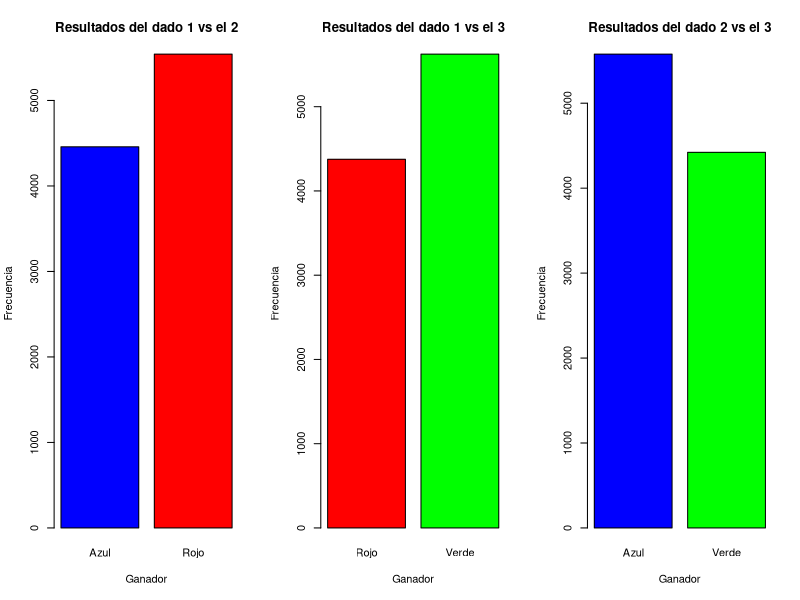
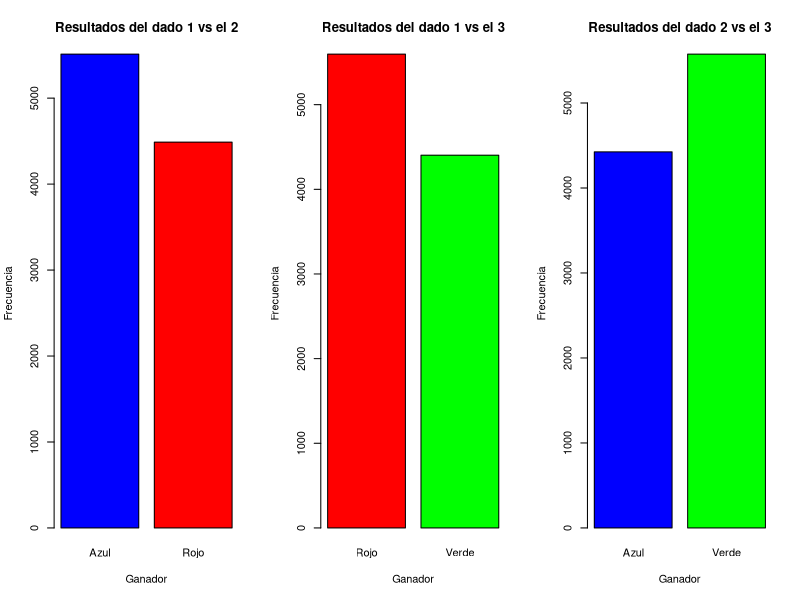
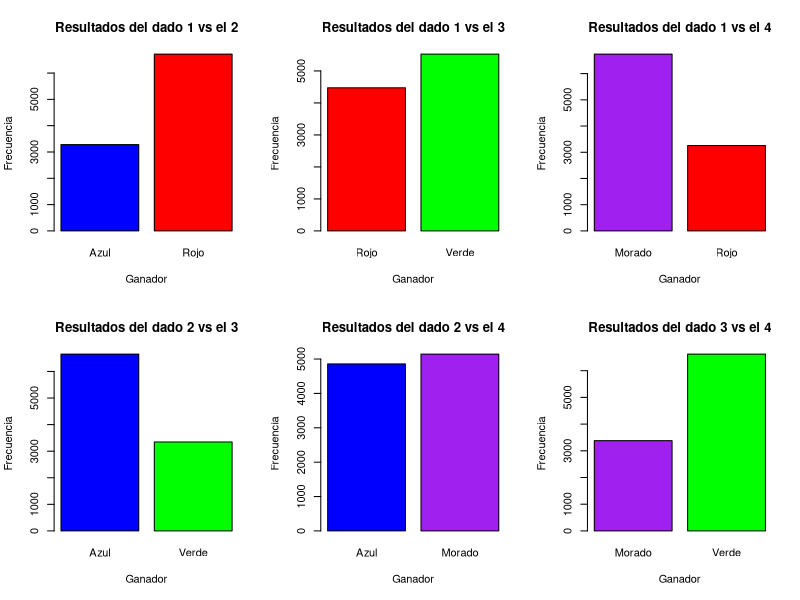

The R script that drew these images, in order:
# +----------------------------------------------------------------------------+
# | CARDUI WORKS v1.0.0
# +----------------------------------------------------------------------------+
# | Copyright (c) 2024 - 2024, CARDUI.COM (www.cardui.com)
# | Vanessa Reteguín <vanessa@reteguin.com>
# | Released under the MIT license
# | www.cardui.com/carduiframework/license/license.txt
# +----------------------------------------------------------------------------+
# | Author.......: Vanessa Retegín <vanessa@reteguin.com>
# | First release: September 28th, 2024
# | Last update..: October 7th, 2024
# | WhatIs.......: Lab report 02 (code) - Intransitivity property in dice game
# +----------------------------------------------------------------------------+
# | Major........: Intelligent Computing Engineering - 3rd Semester
# | Subject......: Descriptive statistics and probability
# | Professor....: José Antonio Guerrero Díaz de León
# +----------------------------------------------------------------------------+
# | Acknowledgements: Many thanks to Dr. José Antonio Guerrero Díaz de León for
# |                   providing sample code for the development of this activity
# +----------------------------------------------------------------------------+

#-----------
# Functions 
#-----------

# Dice pseudoclass
dado<-function(caras,nombre){
   d<-list("caras"=caras,"nom"=nombre)
   class(d)<-"dado"
   return(d)
}

# Print dice faces
print.dado<-function(d){
    cat(d$nom,"\n")
		nc<-length(d$caras)
		cat("╔",rep("═╦",nc-1),"═╗\n",sep="")
		for(i in 1:nc) cat("║",d$caras[i],sep="")
		    cat("║\n")
		    cat("╚",rep("═╩",nc-1),"═╝\n",sep="")
}

# Simulate rolling a dice
tirar<-function(d,n=1){
    s<-sample(d$caras,size=n,replace=TRUE)
    t<-sum(s)
    r<-list("s"=s,"t"=t,"nom"=d$nom)
    return(r)
}

# Comparing dice to determine winner
# (Which die is "better"?)
gana<-function(s1,s2){
   # Determine which die has the highest value
   # If both are equal, determine that "white" won
   res<-ifelse(s1$t<s2$t,s2$nom,
	 ifelse(s1$t>s2$t,s1$nom,"white"))
   return(res)
}

#--------------------------------------------------------------------------------
# Simulation #1
#--------------------------------------------------------------------------------
# Dice got from Wikipedia (Non-transitive dice)
# https://es.wikipedia.org/w/index.php?title=Dados_no_transitivos&oldid=138316145
#--------------------------------------------------------------------------------
dado1<-dado(c(2,2,4,4,9,9),"Rojo")
dado2<-dado(c(1,1,6,6,8,8),"Azul")
dado3<-dado(c(3,3,5,5,7,7),"Verde")

# Declare result history vectors as numeric type
res1vs2<-numeric()
res1vs3<-numeric()
res2vs3<-numeric()

# Run 10000 simulations
for(i in 1:10000){
    # Roll each dice
    s1<-tirar(dado1)
    s2<-tirar(dado2)
    s3<-tirar(dado3)
    
    # Determine which die wins and save it in variable
    r1vs2<-gana(s1, s2)
    r1vs3<-gana(s1, s3)
    r2vs3<-gana(s2, s3)
    
    # Concatenate variable value to history vector
    res1vs2<-c(res1vs2, r1vs2)
    res1vs3<-c(res1vs3, r1vs3)
    res2vs3<-c(res2vs3, r2vs3)
}

# Split the canvas into 3 parts
par(mfrow=c(1,3))

# Get the values of the vectors as strings
str(res1vs2)
str(res1vs3)
str(res2vs3)

# Tabulate historical results data and generate graph
t1vs2 <- table(res1vs2)
barplot(t1vs2, xlab="Ganador", ylab="Frecuencia", main="Resultados del dado 1 vs el 2", col=c("blue", "red", "white"))

t1vs3 <- table(res1vs3)
barplot(t1vs3, xlab="Ganador", ylab="Frecuencia", main="Resultados del dado 1 vs el 3", col=c("red", "green", "white"))

t2vs3 <- table(res2vs3)
barplot(t2vs3, xlab="Ganador", ylab="Frecuencia", main="Resultados del dado 2 vs el 3", col=c("blue", "green", "white"))

#--------------------------------------------------------------------------------
# Simulation #2
#--------------------------------------------------------------------------------
# Data given by the professor (José Antonio Guerrero Díaz de León)
#--------------------------------------------------------------------------------
dado1<-dado(c(1,1,5,5,9,9),"Rojo")
dado2<-dado(c(2,2,6,6,7,7),"Azul")
dado3<-dado(c(3,3,4,4,8,8),"Verde")

# Declare result history vectors as numeric type
res1vs2<-numeric()
res1vs3<-numeric()
res2vs3<-numeric()

# Run 10000 simulations
for(i in 1:10000){
    # Roll each dice
    s1<-tirar(dado1)
    s2<-tirar(dado2)
    s3<-tirar(dado3)
    
    # Determine which die wins and save it in variable
    r1vs2<-gana(s1, s2)
    r1vs3<-gana(s1, s3)
    r2vs3<-gana(s2, s3)
    
    # Concatenate variable value to history vector
    res1vs2<-c(res1vs2, r1vs2)
    res1vs3<-c(res1vs3, r1vs3)
    res2vs3<-c(res2vs3, r2vs3)
}

# Split the canvas into 3 parts
par(mfrow=c(1,3))

# Get the values of the vectors as strings
str(res1vs2)
str(res1vs3)
str(res2vs3)

# Tabulate historical results data and generate graph
t1vs2 <- table(res1vs2)
barplot(t1vs2, xlab="Ganador", ylab="Frecuencia", main="Resultados del dado 1 vs el 2", col=c("blue", "red", "white"))

t1vs3 <- table(res1vs3)
barplot(t1vs3, xlab="Ganador", ylab="Frecuencia", main="Resultados del dado 1 vs el 3", col=c("red", "green", "white"))

t2vs3 <- table(res2vs3)
barplot(t2vs3, xlab="Ganador", ylab="Frecuencia", main="Resultados del dado 2 vs el 3", col=c("blue", "green", "white"))

#--------------------------------------------------------------------------------
# Simulation #3
#--------------------------------------------------------------------------------
# Efron's dice obtained from Wikipedia (Non-transitive dice)
# https://es.wikipedia.org/w/index.php?title=Dados_no_transitivos&oldid=138316145
#--------------------------------------------------------------------------------
dado1<-dado(c(4, 4, 4, 4, 0, 0),"Rojo")
dado2<-dado(c(3, 3, 3, 3, 3, 3),"Azul")
dado3<-dado(c(6, 6, 2, 2, 2, 2),"Verde")
dado4<-dado(c(5, 5, 5, 1, 1, 1),"Morado")

# Declare result history vectors as numeric type
res1vs2<-numeric()
res1vs3<-numeric()
res1vs4<-numeric()
res2vs3<-numeric()
res2vs4<-numeric()
res3vs4<-numeric()

# Run 10000 simulations
for(i in 1:10000){
    # Roll each dice
    s1<-tirar(dado1)
    s2<-tirar(dado2)
    s3<-tirar(dado3)
    s4<-tirar(dado4)
    
    # Determine which die wins and save it in variable
    r1vs2<-gana(s1, s2)
    r1vs3<-gana(s1, s3)
    r1vs4<-gana(s1, s4)
    r2vs3<-gana(s2, s3)
    r2vs4<-gana(s2, s4)
    r3vs4<-gana(s3, s4)
    
    # Concatenate variable value to history vector
    res1vs2<-c(res1vs2, r1vs2)
		res1vs3<-c(res1vs3, r1vs3)
		res1vs4<-c(res1vs4, r1vs4)
		res2vs3<-c(res2vs3, r2vs3)
		res2vs4<-c(res2vs4, r2vs4)
		res3vs4<-c(res3vs4, r3vs4)
}

# Split the canvas into 6 parts
par(mfrow=c(2,3))

# Get the values of the vectors as strings
str(res1vs2)
str(res1vs3)
str(res1vs4)
str(res2vs3)
str(res2vs4)
str(res3vs4)

# Tabulate historical results data and generate graph

# 1vs2
t1vs2 <- table(res1vs2)
barplot(t1vs2, xlab="Ganador", ylab="Frecuencia", main="Resultados del dado 1 vs el 2", col=c("blue", "red", "white"))

# 1vs3
t1vs3 <- table(res1vs3)
barplot(t1vs3, xlab="Ganador", ylab="Frecuencia", main="Resultados del dado 1 vs el 3", col=c("red", "green", "white"))

# 1vs4
t1vs4 <- table(res1vs4)
barplot(t1vs4, xlab="Ganador", ylab="Frecuencia", main="Resultados del dado 1 vs el 4", col=c("purple", "red", "white"))

# 2vs3
t2vs3 <- table(res2vs3)
barplot(t2vs3, xlab="Ganador", ylab="Frecuencia", main="Resultados del dado 2 vs el 3", col=c("blue", "green", "white"))

# 2vs4
t2vs4 <- table(res2vs4)
barplot(t2vs4, xlab="Ganador", ylab="Frecuencia", main="Resultados del dado 2 vs el 4", col=c("blue", "purple", "white"))

# 3vs4
t3vs4 <- table(res3vs4)
barplot(t3vs4, xlab="Ganador", ylab="Frecuencia", main="Resultados del dado 3 vs el 4", col=c("purple", "green", "white"))